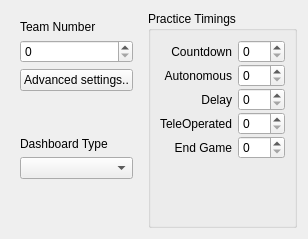
      <widget class="QWidget" name="SetupTab">
       <attribute name="icon">
        <iconset resource="../../etc/resources/resources.qrc">
         <normaloff>:/icons/Setup.png</normaloff>:/icons/Setup.png</iconset>
       </attribute>
       <attribute name="title">
        <string/>
       </attribute>
       <attribute name="toolTip">
        <string>Setup</string>
       </attribute>
       <layout class="QHBoxLayout" name="horizontalLayout_3">
        <item>
         <widget class="QWidget" name="widget_7" native="true">
          <layout class="QVBoxLayout" name="verticalLayout_13">
           <item>
            <widget class="QLabel" name="label_29">
             <property name="text">
              <string>Team Number</string>
             </property>
             <property name="textFormat">
              <enum>Qt::PlainText</enum>
             </property>
            </widget>
           </item>
           <item>
            <widget class="QSpinBox" name="TeamNumberSpin">
             <property name="maximum">
              <number>9999</number>
             </property>
            </widget>
           </item>
           <item>
            <widget class="QPushButton" name="AdvancedSettings">
             <property name="text">
              <string>Advanced settings..</string>
             </property>
            </widget>
           </item>
           <item>
            <spacer name="verticalSpacer_9">
             <property name="orientation">
              <enum>Qt::Vertical</enum>
             </property>
             <property name="sizeHint" stdset="0">
              <size>
               <width>20</width>
               <height>40</height>
              </size>
             </property>
            </spacer>
           </item>
           <item>
            <widget class="QLabel" name="label_28">
             <property name="text">
              <string>Dashboard Type</string>
             </property>
             <property name="textFormat">
              <enum>Qt::PlainText</enum>
             </property>
            </widget>
           </item>
           <item>
            <widget class="QComboBox" name="DbCombo"/>
           </item>
           <item>
            <spacer name="verticalSpacer_12">
             <property name="orientation">
              <enum>Qt::Vertical</enum>
             </property>
             <property name="sizeHint" stdset="0">
              <size>
               <width>20</width>
               <height>40</height>
              </size>
             </property>
            </spacer>
           </item>
           <item>
            <spacer name="verticalSpacer_6">
             <property name="orientation">
              <enum>Qt::Vertical</enum>
             </property>
             <property name="sizeType">
              <enum>QSizePolicy::MinimumExpanding</enum>
             </property>
             <property name="sizeHint" stdset="0">
              <size>
               <width>0</width>
               <height>0</height>
              </size>
             </property>
            </spacer>
           </item>
          </layout>
         </widget>
        </item>
        <item>
         <widget class="QGroupBox" name="groupBox_7">
          <property name="title">
           <string>Practice Timings</string>
          </property>
          <layout class="QGridLayout" name="gridLayout_3">
           <property name="verticalSpacing">
            <number>1</number>
           </property>
           <item row="1" column="1">
            <widget class="QSpinBox" name="PracticeAutonomous">
             <property name="maximum">
              <number>300</number>
             </property>
            </widget>
           </item>
           <item row="2" column="1">
            <widget class="QSpinBox" name="PracticeDelay">
             <property name="maximum">
              <number>300</number>
             </property>
            </widget>
           </item>
           <item row="0" column="1">
            <widget class="QSpinBox" name="PracticeCountdown">
             <property name="maximum">
              <number>300</number>
             </property>
            </widget>
           </item>
           <item row="3" column="1">
            <widget class="QSpinBox" name="PracticeTeleOp">
             <property name="maximum">
              <number>300</number>
             </property>
            </widget>
           </item>
           <item row="4" column="1">
            <widget class="QSpinBox" name="PracticeEndGame">
             <property name="maximum">
              <number>300</number>
             </property>
            </widget>
           </item>
           <item row="1" column="0">
            <widget class="QLabel" name="label_24">
             <property name="text">
              <string>Autonomous</string>
             </property>
             <property name="textFormat">
              <enum>Qt::PlainText</enum>
             </property>
             <property name="alignment">
              <set>Qt::AlignRight|Qt::AlignTrailing|Qt::AlignVCenter</set>
             </property>
            </widget>
           </item>
           <item row="0" column="0">
            <widget class="QLabel" name="label_23">
             <property name="text">
              <string>Countdown</string>
             </property>
             <property name="textFormat">
              <enum>Qt::PlainText</enum>
             </property>
             <property name="alignment">
              <set>Qt::AlignRight|Qt::AlignTrailing|Qt::AlignVCenter</set>
             </property>
            </widget>
           </item>
           <item row="2" column="0">
            <widget class="QLabel" name="label_25">
             <property name="text">
              <string>Delay</string>
             </property>
             <property name="textFormat">
              <enum>Qt::PlainText</enum>
             </property>
             <property name="alignment">
              <set>Qt::AlignRight|Qt::AlignTrailing|Qt::AlignVCenter</set>
             </property>
            </widget>
           </item>
           <item row="3" column="0">
            <widget class="QLabel" name="label_26">
             <property name="text">
              <string>TeleOperated</string>
             </property>
             <property name="textFormat">
              <enum>Qt::PlainText</enum>
             </property>
             <property name="alignment">
              <set>Qt::AlignRight|Qt::AlignTrailing|Qt::AlignVCenter</set>
             </property>
            </widget>
           </item>
           <item row="4" column="0">
            <widget class="QLabel" name="label_27">
             <property name="text">
              <string>End Game</string>
             </property>
             <property name="textFormat">
              <enum>Qt::PlainText</enum>
             </property>
             <property name="alignment">
              <set>Qt::AlignRight|Qt::AlignTrailing|Qt::AlignVCenter</set>
             </property>
            </widget>
           </item>
           <item row="5" column="0">
            <spacer name="verticalSpacer_7">
             <property name="orientation">
              <enum>Qt::Vertical</enum>
             </property>
             <property name="sizeHint" stdset="0">
              <size>
               <width>0</width>
               <height>0</height>
              </size>
             </property>
            </spacer>
           </item>
          </layout>
         </widget>
        </item>
       </layout>
      </widget>
